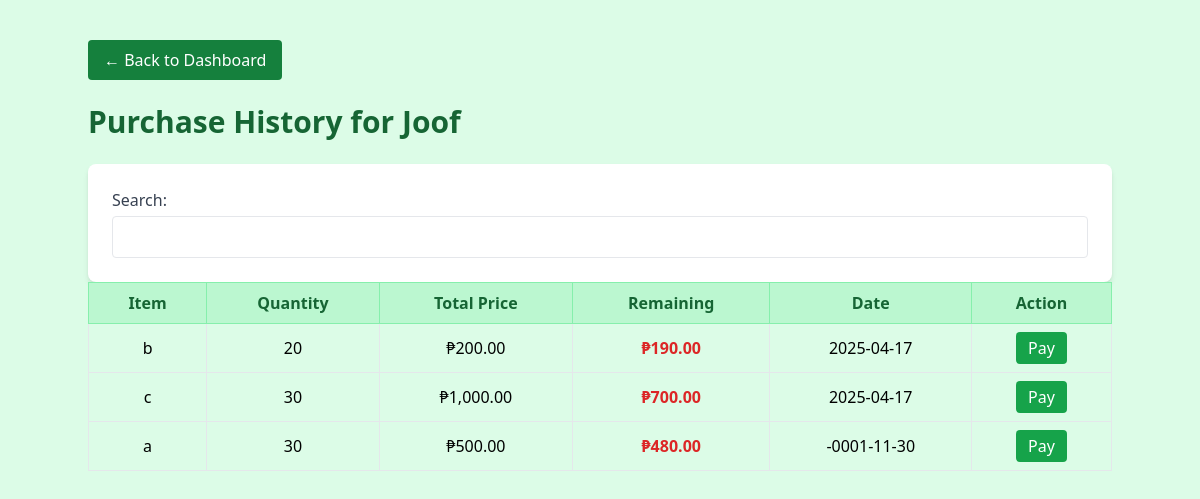
Page /history.php?uid=CUS67ff9483bee42 (signed in) on the committed database.
### tables this page shows
CREATE TABLE `customers` (
  `id` int(11) NOT NULL,
  `name` varchar(100) NOT NULL,
  `created_at` timestamp NULL DEFAULT current_timestamp(),
  `unique_id` varchar(50) DEFAULT NULL
);

CREATE TABLE `purchases` (
  `id` int(11) NOT NULL,
  `customer_id` int(11) DEFAULT NULL,
  `quantity` int(11) DEFAULT NULL,
  `total_price` decimal(10,2) DEFAULT NULL,
  `date_purchased` date DEFAULT NULL,
  `payments` decimal(10,2) DEFAULT NULL,
  `remaining_balance` decimal(10,2) DEFAULT NULL,
  `item_name` varchar(100) DEFAULT NULL
);

### history.php (the view, shortened to what this page needs)
<?php
include('db.php');
$unique_id = $_GET['uid'];
$stmt = $conn->prepare("SELECT id, name FROM customers WHERE unique_id = ?");
$stmt->bind_param("s", $unique_id);
$stmt->execute();
$result = $stmt->get_result();
$customer = $result->fetch_assoc();
$customer_id = $customer['id'];
$search = isset($_GET['search']) ? $_GET['search'] : '';
$query = "SELECT * FROM purchases WHERE customer_id = $customer_id";
$query .= " ORDER BY date_purchased DESC";
$purchases = $conn->query($query);
?>
<!DOCTYPE html>
<html lang="en">
<head>
    <script src="https://cdn.tailwindcss.com"></script>
</head>
<body class="bg-green-100 min-h-screen p-10">
    <div class="max-w-5xl mx-auto">
        <a href="dashboard.php" class="mb-6 inline-block bg-green-700 text-white px-4 py-2 rounded hover:bg-green-800">&larr; Back to Dashboard</a>
        <h1 class="text-3xl font-bold mb-6 text-green-800">Purchase History for <?= htmlspecialchars($customer['name']) ?></h1>
        <div class="bg-white p-6 rounded-lg shadow-md">
            <form method="GET" action="history.php">
                <label for="search" class="block text-gray-700 font-medium mb-1">Search:</label>
                <input type="text" name="search" id="search" value="<?= htmlspecialchars($search) ?>" class="p-2 border rounded w-full focus:outline-none focus:ring-2 focus:ring-green-600" onchange="this.form.submit()">
            </form>
        </div>
        <table class="min-w-full table-auto border-collapse border border-green-300">
            <thead>
                <tr class="bg-green-200 text-green-800">
                    <th class="border border-green-300 px-4 py-2">Item</th>
                    <th class="border border-green-300 px-4 py-2">Quantity</th>
                    <th class="border border-green-300 px-4 py-2">Total Price</th>
                    <th class="border border-green-300 px-4 py-2">Remaining</th>
                    <th class="border border-green-300 px-4 py-2">Date</th>
                    <th class="border border-green-300 px-4 py-2">Action</th>
                </tr>
            </thead>
            <tbody>
                <?php while ($row = $purchases->fetch_assoc()): ?>
                <tr class="text-center">
                    <td class="border px-4 py-2"><?= htmlspecialchars($row['item_name']) ?></td>
                    <td class="border px-4 py-2"><?= $row['quantity'] ?></td>
                    <td class="border px-4 py-2">₱<?= number_format($row['total_price'], 2) ?></td>
                    <td class="border px-4 py-2 text-red-600 font-semibold">₱<?= number_format($row['remaining_balance'] ?? 0, 2) ?></td>
                    <td class="border px-4 py-2">
                        <?php
                        $datePurchased = $row['date_purchased'];
                        $dateTime = new DateTime($datePurchased);
                        $formattedDate = $dateTime->format('Y-m-d');
                        echo $formattedDate;
                        ?>
                    </td>
                    <td class="border px-4 py-2">
                        <button onclick="openModal(<?= $row['id'] ?>)" class="bg-green-600 text-white px-3 py-1 rounded hover:bg-green-700">Pay</button>
                    </td>
                </tr>
                <?php endwhile; ?>
            </tbody>
        </table>
    </div>
</body>
</html>

### rows in the picture
customers: name "Joof"
purchases: item_name "b", quantity "20", total_price "200.00", remaining_balance "190.00", date_purchased "2025-04-17"
purchases: item_name "c", quantity "30", total_price "1,000.00", remaining_balance "700.00", date_purchased "2025-04-17"
purchases: item_name "a", quantity "30", total_price "500.00", remaining_balance "480.00", date_purchased "-0001-11-30"
